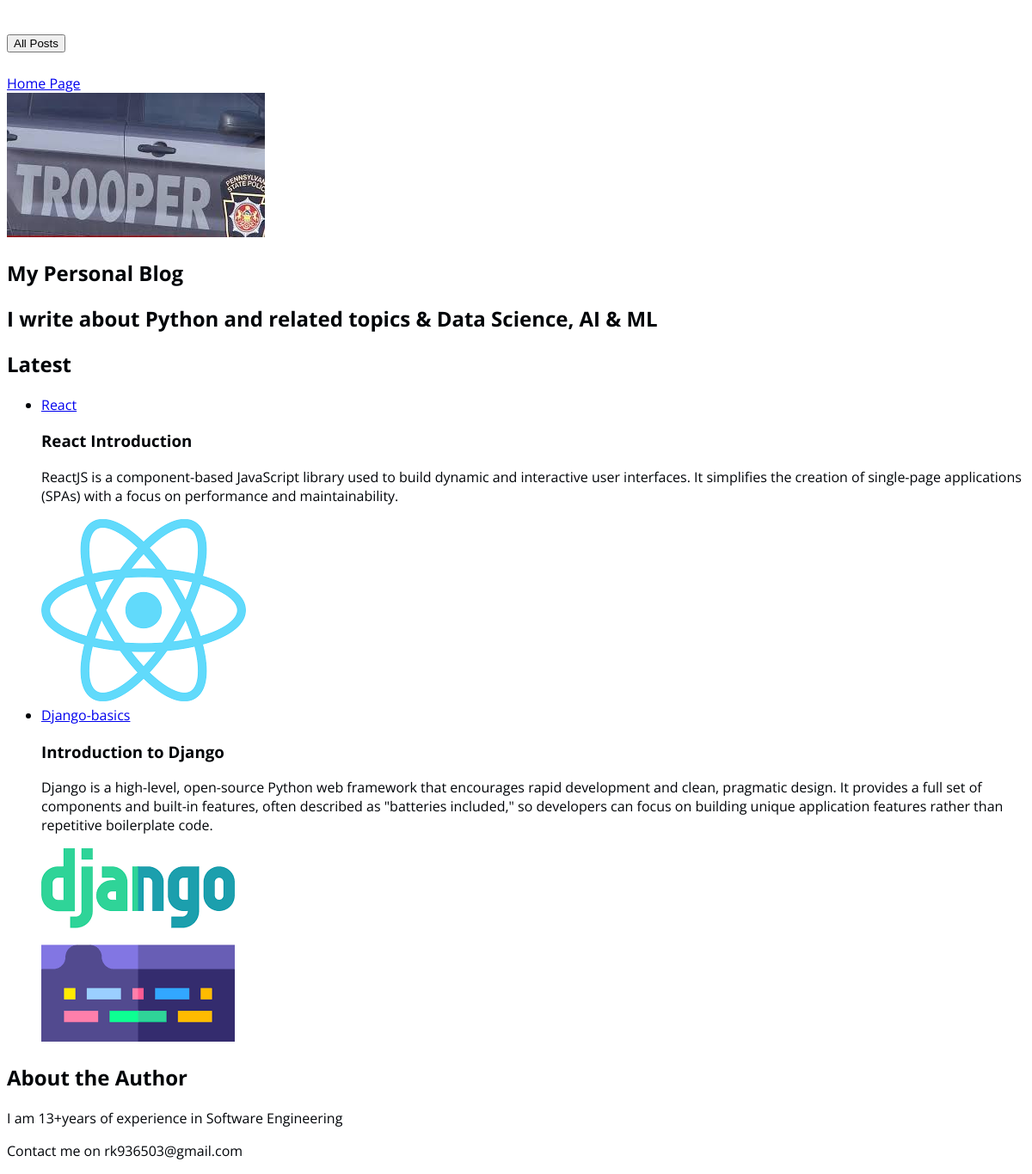
The page / on the database its author committed.
### blogs/models.py (models this page shows, shortened)
class Post(models.Model):
    title=models.CharField(max_length=100)
    preview=models.TextField(max_length=500)
    image=models.CharField(max_length=100)
    date=models.DateTimeField(auto_now_add=True)
    slug=models.SlugField(max_length=100,unique=True)
    content=models.TextField(max_length=2000)
    author=models.ForeignKey(Author,on_delete=models.SET_NULL,null=True)
    tag=models.ManyToManyField(Tag)

### blogs/views.py (the view)
# urls.py: 2. Add a URL to urlpatterns:  path('', views.home, name='home')
def home(request):
    latest_blogs=Post.objects.all().order_by("-date")[:2]
    return render(request, 'blogs/index.html', {'l_blogs': latest_blogs})

### blogs/templates/blogs/index.html (shortened to what this page needs)
{% extends "base.html" %}
{% load static %}
{% block body_content %}
    {% include "blogs/includes/headers.html" %}
    <section>
        <img src="{% static 'blogs/images/author.jpg' %}" alt="Authors">
        <h1>My Personal Blog</h1>
        <h2>I write about Python and related topics & Data Science, AI & ML</h2>
    </section>
    <section>
        <h2>Latest</h2>
        <ul>
            {% for blog in l_blogs %}
                {% include "blogs/includes/posts.html" %}
            {% endfor %}
        </ul>
    </section>
    <section>
        <h2>About the Author</h2>
        <p>I am 13+years of experience in Software Engineering</p>
        <p>Contact me on rk936503@gmail.com</p>
    </section>
{% endblock %}

### templates/base.html (shortened to what this page needs)
{% load static %}
<!DOCTYPE html>
<html lang="en">
<head>
    <link rel="stylesheet" href="{% static 'styles.css' %}?v=2">
</head>
<body>
    {% block body_content %}
    {% endblock %}
</body>
</html>

### blogs/templates/blogs/includes/headers.html
<header>
    <h1><a href="{% url 'allposts' %}"><button>All Posts</button></a></h1>
    <nav>
        <a href="{% url 'home' %}">Home Page</a>
    </nav>
</header>

### blogs/templates/blogs/includes/posts.html
{% load static %}
<li>
    <a href="{% url 'blog-post' blog.slug %}">{{blog.slug|capfirst}}</a>
    <div>
        <h3>{{ blog.title }}</h3>
        <p>{{ blog.content }}</p>
    </div>
    <img src="{% static 'blogs/images/'|add:blog.image %}" alt="{{blog.slug}}">
</li>

### static/styles.css (style rules this page uses)
html { font-family: "Open Sans", sans-serif; }
html { margin: 10; color: rgb(0, 4, 8); }

### rows shown on the page
Post: slug "React", title "React Introduction", content "ReactJS is a component-based JavaScript library used to build dynamic and interactive user interfaces. It simplifies the creation of single-page applications (SPAs) with a focus on performance and maintainability.", image+slug (picture)
Post: slug "Django-basics", title "Introduction to Django", content "Django is a high-level, open-source Python web framework that encourages rapid development and clean, pragmatic design. It provides a full set of components and built-in features, often described as \"batteries included,\" so developers can focus on building unique application features rather than repetitive boilerplate code.", image (picture)
